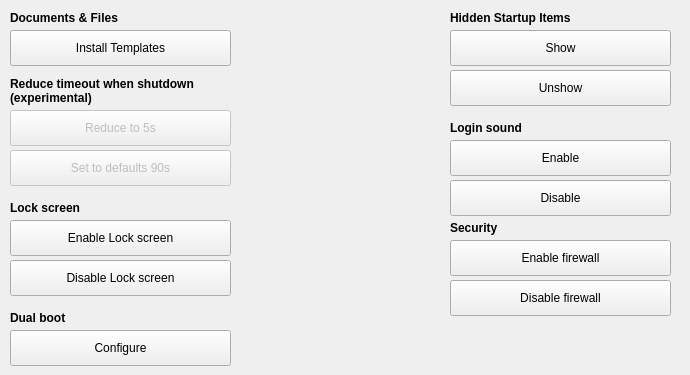
      <widget class="QWidget" name="tab_7">
       <attribute name="title">
        <string>Tweaks 2/4</string>
       </attribute>
       <widget class="QPushButton" name="installTemplatesButton">
        <property name="geometry">
         <rect>
          <x>10</x>
          <y>30</y>
          <width>221</width>
          <height>36</height>
         </rect>
        </property>
        <property name="whatsThis">
         <string/>
        </property>
        <property name="text">
         <string>Install Templates</string>
        </property>
        <property name="iconSize">
         <size>
          <width>30</width>
          <height>30</height>
         </size>
        </property>
        <property name="shortcut">
         <string/>
        </property>
        <property name="checkable">
         <bool>false</bool>
        </property>
       </widget>
       <widget class="QLabel" name="label_5">
        <property name="geometry">
         <rect>
          <x>10</x>
          <y>10</y>
          <width>211</width>
          <height>16</height>
         </rect>
        </property>
        <property name="font">
         <font>
          <weight>75</weight>
          <bold>true</bold>
         </font>
        </property>
        <property name="text">
         <string>Documents &amp; Files </string>
        </property>
       </widget>
       <widget class="QLabel" name="label_11">
        <property name="geometry">
         <rect>
          <x>10</x>
          <y>70</y>
          <width>381</width>
          <height>41</height>
         </rect>
        </property>
        <property name="font">
         <font>
          <weight>75</weight>
          <bold>true</bold>
         </font>
        </property>
        <property name="text">
         <string>Reduce timeout when shutdown
(experimental)</string>
        </property>
       </widget>
       <widget class="QPushButton" name="setToDefaults90sShutdownTimeoutButton">
        <property name="enabled">
         <bool>false</bool>
        </property>
        <property name="geometry">
         <rect>
          <x>10</x>
          <y>150</y>
          <width>221</width>
          <height>36</height>
         </rect>
        </property>
        <property name="whatsThis">
         <string/>
        </property>
        <property name="text">
         <string>Set to defaults 90s</string>
        </property>
        <property name="iconSize">
         <size>
          <width>30</width>
          <height>30</height>
         </size>
        </property>
        <property name="shortcut">
         <string/>
        </property>
        <property name="checkable">
         <bool>false</bool>
        </property>
       </widget>
       <widget class="QPushButton" name="reduceTo5sShutdownTimeoutButton">
        <property name="enabled">
         <bool>false</bool>
        </property>
        <property name="geometry">
         <rect>
          <x>10</x>
          <y>110</y>
          <width>221</width>
          <height>36</height>
         </rect>
        </property>
        <property name="whatsThis">
         <string/>
        </property>
        <property name="text">
         <string>Reduce to 5s</string>
        </property>
        <property name="iconSize">
         <size>
          <width>30</width>
          <height>30</height>
         </size>
        </property>
        <property name="shortcut">
         <string/>
        </property>
        <property name="checkable">
         <bool>false</bool>
        </property>
       </widget>
       <widget class="QLabel" name="label_33">
        <property name="geometry">
         <rect>
          <x>10</x>
          <y>200</y>
          <width>211</width>
          <height>16</height>
         </rect>
        </property>
        <property name="font">
         <font>
          <weight>75</weight>
          <bold>true</bold>
         </font>
        </property>
        <property name="text">
         <string>Lock screen</string>
        </property>
       </widget>
       <widget class="QPushButton" name="disableLockScrennButton">
        <property name="geometry">
         <rect>
          <x>10</x>
          <y>260</y>
          <width>221</width>
          <height>36</height>
         </rect>
        </property>
        <property name="whatsThis">
         <string/>
        </property>
        <property name="text">
         <string>Disable Lock screen</string>
        </property>
        <property name="iconSize">
         <size>
          <width>30</width>
          <height>30</height>
         </size>
        </property>
        <property name="shortcut">
         <string/>
        </property>
        <property name="checkable">
         <bool>false</bool>
        </property>
       </widget>
       <widget class="QPushButton" name="enableLockScreenButton">
        <property name="geometry">
         <rect>
          <x>10</x>
          <y>220</y>
          <width>221</width>
          <height>36</height>
         </rect>
        </property>
        <property name="whatsThis">
         <string/>
        </property>
        <property name="text">
         <string>Enable Lock screen</string>
        </property>
        <property name="iconSize">
         <size>
          <width>30</width>
          <height>30</height>
         </size>
        </property>
        <property name="shortcut">
         <string/>
        </property>
        <property name="checkable">
         <bool>false</bool>
        </property>
       </widget>
       <widget class="QPushButton" name="showHiddenStartupItemsButton">
        <property name="geometry">
         <rect>
          <x>450</x>
          <y>30</y>
          <width>221</width>
          <height>36</height>
         </rect>
        </property>
        <property name="whatsThis">
         <string/>
        </property>
        <property name="text">
         <string>Show</string>
        </property>
        <property name="iconSize">
         <size>
          <width>30</width>
          <height>30</height>
         </size>
        </property>
        <property name="shortcut">
         <string/>
        </property>
        <property name="checkable">
         <bool>false</bool>
        </property>
       </widget>
       <widget class="QPushButton" name="unshowHiddenStartupItemsButton">
        <property name="geometry">
         <rect>
          <x>450</x>
          <y>70</y>
          <width>221</width>
          <height>36</height>
         </rect>
        </property>
        <property name="whatsThis">
         <string/>
        </property>
        <property name="text">
         <string>Unshow</string>
        </property>
        <property name="iconSize">
         <size>
          <width>30</width>
          <height>30</height>
         </size>
        </property>
        <property name="shortcut">
         <string/>
        </property>
        <property name="checkable">
         <bool>false</bool>
        </property>
       </widget>
       <widget class="QLabel" name="label_34">
        <property name="geometry">
         <rect>
          <x>450</x>
          <y>10</y>
          <width>231</width>
          <height>16</height>
         </rect>
        </property>
        <property name="font">
         <font>
          <weight>75</weight>
          <bold>true</bold>
         </font>
        </property>
        <property name="text">
         <string>Hidden Startup Items</string>
        </property>
       </widget>
       <widget class="QLabel" name="label_35">
        <property name="geometry">
         <rect>
          <x>450</x>
          <y>120</y>
          <width>231</width>
          <height>16</height>
         </rect>
        </property>
        <property name="font">
         <font>
          <weight>75</weight>
          <bold>true</bold>
         </font>
        </property>
        <property name="text">
         <string>Login sound</string>
        </property>
       </widget>
       <widget class="QPushButton" name="enableLoginSoundButton">
        <property name="geometry">
         <rect>
          <x>450</x>
          <y>140</y>
          <width>221</width>
          <height>36</height>
         </rect>
        </property>
        <property name="whatsThis">
         <string/>
        </property>
        <property name="text">
         <string>Enable</string>
        </property>
        <property name="iconSize">
         <size>
          <width>30</width>
          <height>30</height>
         </size>
        </property>
        <property name="shortcut">
         <string/>
        </property>
        <property name="checkable">
         <bool>false</bool>
        </property>
       </widget>
       <widget class="QPushButton" name="disableLoginSoundButton">
        <property name="geometry">
         <rect>
          <x>450</x>
          <y>180</y>
          <width>221</width>
          <height>36</height>
         </rect>
        </property>
        <property name="whatsThis">
         <string/>
        </property>
        <property name="text">
         <string>Disable</string>
        </property>
        <property name="iconSize">
         <size>
          <width>30</width>
          <height>30</height>
         </size>
        </property>
        <property name="shortcut">
         <string/>
        </property>
        <property name="checkable">
         <bool>false</bool>
        </property>
       </widget>
       <widget class="QPushButton" name="enableFirewallButton">
        <property name="geometry">
         <rect>
          <x>450</x>
          <y>240</y>
          <width>221</width>
          <height>36</height>
         </rect>
        </property>
        <property name="whatsThis">
         <string/>
        </property>
        <property name="text">
         <string>Enable firewall</string>
        </property>
        <property name="iconSize">
         <size>
          <width>30</width>
          <height>30</height>
         </size>
        </property>
        <property name="shortcut">
         <string/>
        </property>
        <property name="checkable">
         <bool>false</bool>
        </property>
       </widget>
       <widget class="QLabel" name="label_12">
        <property name="geometry">
         <rect>
          <x>450</x>
          <y>220</y>
          <width>141</width>
          <height>16</height>
         </rect>
        </property>
        <property name="font">
         <font>
          <weight>75</weight>
          <bold>true</bold>
         </font>
        </property>
        <property name="text">
         <string>Security</string>
        </property>
       </widget>
       <widget class="QPushButton" name="disableFirewallButton">
        <property name="geometry">
         <rect>
          <x>450</x>
          <y>280</y>
          <width>221</width>
          <height>36</height>
         </rect>
        </property>
        <property name="whatsThis">
         <string/>
        </property>
        <property name="text">
         <string>Disable firewall</string>
        </property>
        <property name="iconSize">
         <size>
          <width>30</width>
          <height>30</height>
         </size>
        </property>
        <property name="shortcut">
         <string/>
        </property>
        <property name="checkable">
         <bool>false</bool>
        </property>
       </widget>
       <widget class="QLabel" name="label_32">
        <property name="geometry">
         <rect>
          <x>10</x>
          <y>310</y>
          <width>141</width>
          <height>16</height>
         </rect>
        </property>
        <property name="font">
         <font>
          <weight>75</weight>
          <bold>true</bold>
         </font>
        </property>
        <property name="text">
         <string>Dual boot</string>
        </property>
       </widget>
       <widget class="QPushButton" name="runGrubcustomizerButton">
        <property name="geometry">
         <rect>
          <x>10</x>
          <y>330</y>
          <width>221</width>
          <height>36</height>
         </rect>
        </property>
        <property name="whatsThis">
         <string>&lt;html&gt;&lt;head/&gt;&lt;body&gt;&lt;p&gt;Launches grub-customizer&lt;/p&gt;&lt;/body&gt;&lt;/html&gt;</string>
        </property>
        <property name="text">
         <string>Configure</string>
        </property>
        <property name="iconSize">
         <size>
          <width>30</width>
          <height>30</height>
         </size>
        </property>
        <property name="shortcut">
         <string/>
        </property>
        <property name="checkable">
         <bool>false</bool>
        </property>
       </widget>
      </widget>
